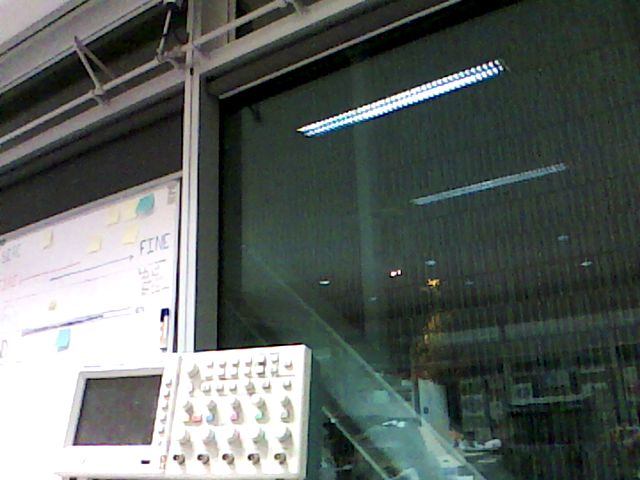
#> input picture Useful_Labs/colour/0005.png, 640 x 480 px; its folder holds only this picture in this run
$ python r200_segmentation.py   (older library calls are emulated)
#> lines starting #> are read from the running program, lines starting #| are printed output that depends on the picture
# r200_segmentation.py

import numpy as np
import cv2
import os

def nothing(x):
    # We need a callback for the createTrackbar function.
    # It doesn't need to do anything, however.
    pass

color_path = "./colour/"
depth_path = "./depth/"
index = -1

# Load the list of image filenames.
# We are assuming that the depth files have the exact same filename.
color_images = os.listdir(color_path)
color_images.sort()  # Make sure we get all our images in order.

cv2.namedWindow('Hough Line Transform')
cv2.createTrackbar('Canny Threshold 1', 'Hough Line Transform', 0, 1200, nothing)
cv2.createTrackbar('Canny Threshold 2', 'Hough Line Transform', 0, 1200, nothing)
cv2.createTrackbar("Min Line Length", 'Hough Line Transform', 0, 100, nothing)
cv2.createTrackbar("Max Line Gap", 'Hough Line Transform', 0, 1000, nothing)

while True:  # Loop over the images until we decide to quit.
    index = (index + 1) % len(color_images)
    filename = color_images[index]

    # Get track bar positions for hough line and canny edge
    minLineLength = cv2.getTrackbarPos('Min Line Length', 'Hough Line Transform')
    maxLineGap = cv2.getTrackbarPos('Max Line Gap', 'Hough Line Transform')
    cannyThreshold1 = cv2.getTrackbarPos('Canny Threshold 1', 'Hough Line Transform')
    cannyThreshold2 = cv2.getTrackbarPos('Canny Threshold 2', 'Hough Line Transform')

    # Note that if the cv2.IMREAD_ANYDEPTH flag is missing,
    # OpenCV will load the 16-bit depth data as an 8-bit image.
    c = cv2.imread("{}{}".format(color_path, filename))
#> c is the input picture: shape (480, 640, 3); mean B, G, R 95.7, 99.7, 92.1
    d = cv2.imread("{}{}".format(depth_path, filename), cv2.IMREAD_GRAYSCALE | cv2.IMREAD_ANYDEPTH)
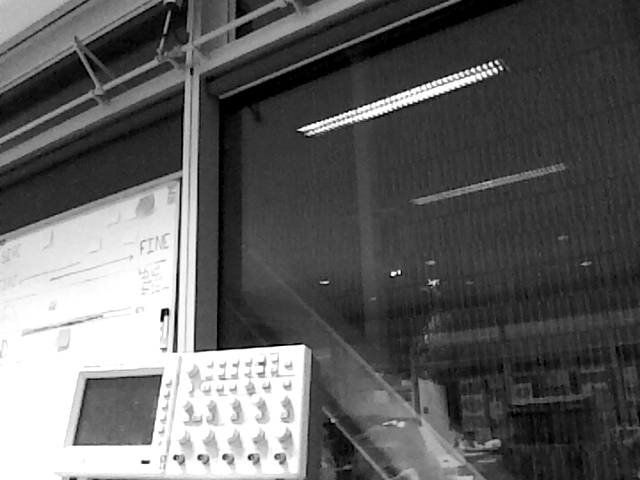
#> d: shape (480, 640); min 0, max 255, mean 96.6
    # Create a new 8-bit colour version of the depth data for drawing on later.
    # This is scaled for visibility (65536 / 3500 ~= 18)
    d_scaled = cv2.cvtColor(d, cv2.COLOR_GRAY2BGR)
    d_scaled = ((d_scaled*18)/(256)).astype('uint8')
#> d_scaled: shape (480, 640, 3); every value is 0

    # Do a simple "in range" threshold to find all objects between 2 and 5 units of distance away.
    # Note that each increment is equal to approximately 256mm. This is because the inRange function
    # only accepts 8-bit integers, so we must scale it down.
    thresh = cv2.inRange((d / 256).astype(np.uint8), 2, 5)
#> thresh: shape (480, 640); every value is 0

    # Perform some morphological operations to help distinguish the features in the image.
    kernel = np.ones((3,3), np.uint8)
    opening = cv2.morphologyEx(thresh, cv2.MORPH_OPEN, kernel, iterations=4)
    closing = cv2.morphologyEx(opening, cv2.MORPH_CLOSE, kernel, iterations=4)

    # Edge detection
    edges_depth = cv2.Canny(closing, 0, 0)
    edges_colour = cv2.Canny(c, cannyThreshold1, cannyThreshold2)
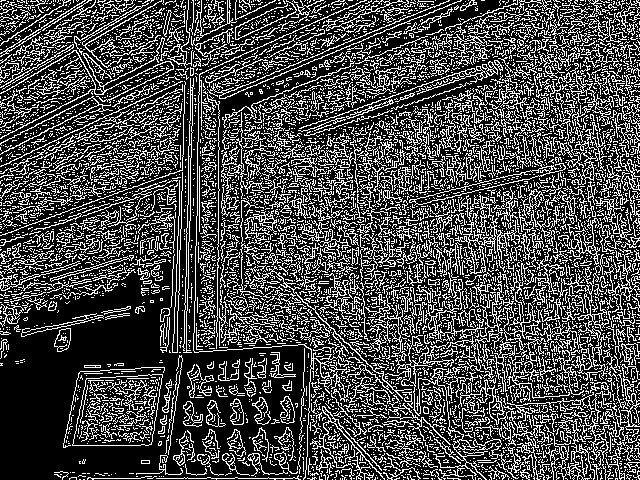
#> edges_colour: shape (480, 640); 28.7% white in thin lines or dots
    edges_combined = edges_depth + edges_colour

    # Detect the contour in the image.
    _, contours, hierarchy = cv2.findContours(closing, cv2.RETR_TREE, cv2.CHAIN_APPROX_SIMPLE)
#> contours = []
#> (the run stopped early here; a loop or call above may not have finished)
